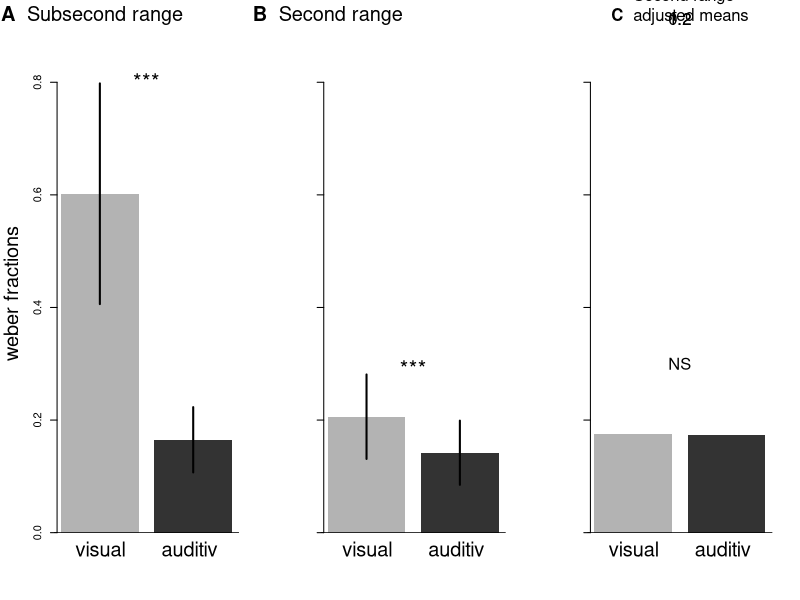

Recreate this plot in R.
#Anzahle Graphiken
par(mfrow=c(1,3))

#Parameter
A<-c(.602,.165)
names(A)=c("visual","auditiv")
stA<-c(.196,.058)

B<-c(.206,.142)
names(B)=c("visual","auditiv")
stB<-c(.075,.057)

C<-c(.175,.173)
names(C)=c("visual","auditiv")

min<-c(0)
max<-c(.85)

# Achsen
mp<-barplot(A, border=NA,axes=FALSE,axisnames=FALSE, col=c("grey70","grey20"),ylim=c(min,max))
mtext(side=2,line=2.5,"weber fractions", cex=1.2)
mtext(side=1,line=1,"visual      auditiv", cex=1.2)
abline(h=0)

x.text<-colMeans(mp)
text(c("***"),x=x.text,y=0.81, cex=2)

mtext(side=3,line=2,expression(paste(bold("A  "),"Subsecond range")),cex=1.2,at=0.6)
abline(h=0)
axis(2,pos=0.15,at=seq(0,.85, by=.20))


# Variabilität
segments(mp,A - stA, mp, A + stA, lwd=2)

#segments(mp - 0.1, A - stA, mp + 0.1, A-stA)


    

#B
# Achsen
mp<-barplot(B, border=NA,axes=FALSE,axisnames=FALSE, col=c("grey 70","grey 20"),ylim=c(min,max))
abline(h=0)
mtext(side=1,line=1,"visual      auditiv", cex=1.2)


x.text<-colMeans(mp)
text(c("***"),x=x.text,y=0.30, cex=2)

mtext(side=3,line=2,expression(paste(bold("B  "),"Second range")),cex=1.2,at=0.2)
abline(h=0)
axis(2,pos=0.15,labels=FALSE,at=seq(0,.85, by=.20))


# Variabilität
segments(mp,B - stB, mp, B + stB, lwd=2)


#C
# Achsen
mp<-barplot(C, border=NA,axes=FALSE,axisnames=FALSE, col=c("grey 70","grey 20"),ylim=c(min,max))
abline(h=0)
mtext(side=1,line=1,"visual      auditiv", cex=1.2)

x.text<-colMeans(mp)
text(c("NS"),x=x.text,y=0.3, cex=1.5)

mtext(side=3,line=2,expression(paste(bold("C  "),"Second range \nadjusted means"),cex=1.2,at=0.2))
abline(h=0)
axis(2,pos=0.15,labels=FALSE,at=seq(0,.85, by=.20))


# Variabilität
#segments(mp,B - stB, mp, B + stB, lwd=2)

